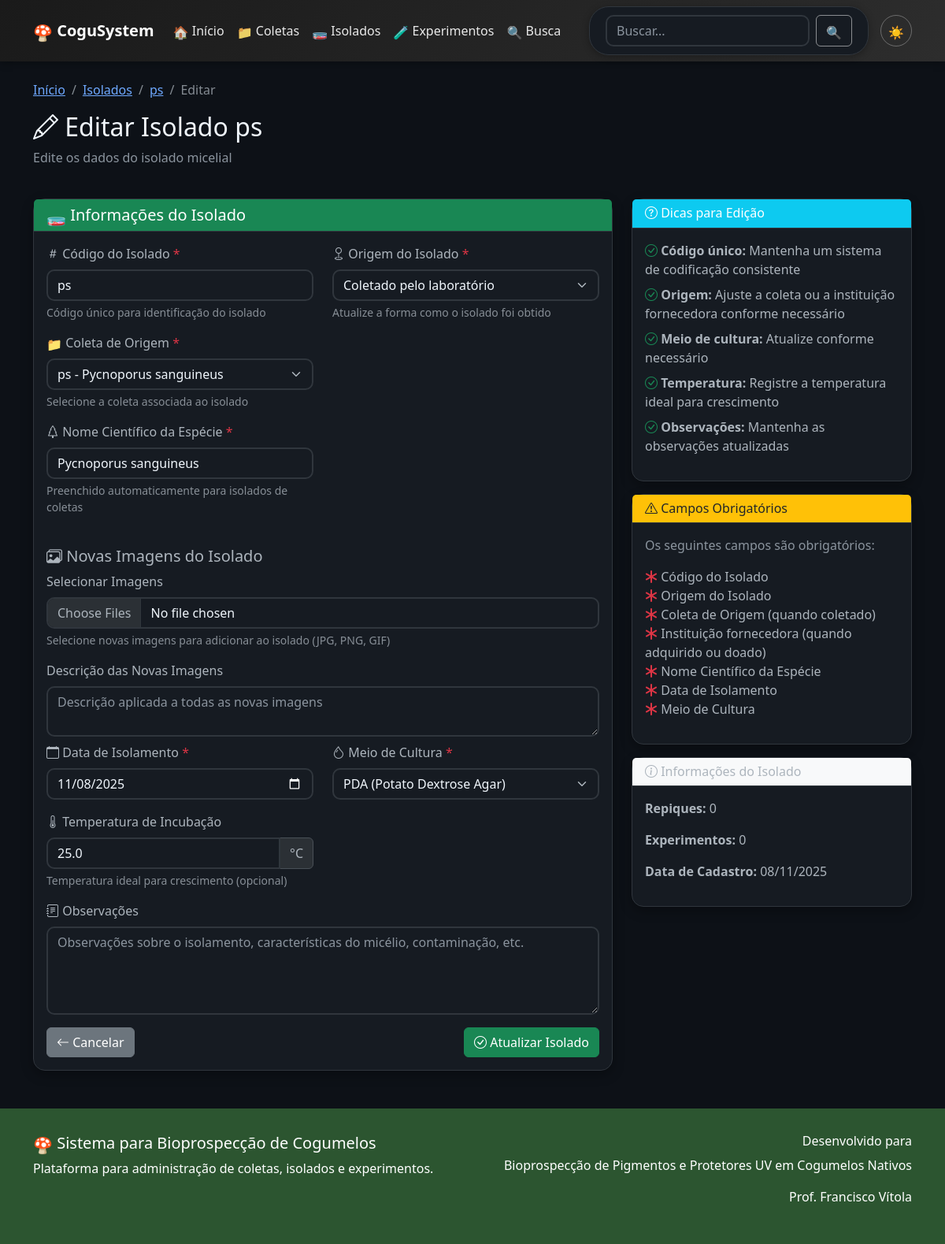
/isolado/1/editar, run on the app's committed database.
### app.py (models this page shows)
class Isolado(db.Model):
    id = db.Column(db.Integer, primary_key=True)
    codigo = db.Column(db.String(50), unique=True, nullable=False)
    coleta_id = db.Column(db.Integer, db.ForeignKey('coleta.id'), nullable=True)
    origem_tipo = db.Column(db.String(20), nullable=False, default='coleta')
    origem_instituicao = db.Column(db.String(255))
    especie_nome_cientifico = db.Column(db.String(200))
    data_isolamento = db.Column(db.Date, nullable=False)
    meio_cultura = db.Column(db.String(100))
    temperatura_incubacao = db.Column(db.Float)
    observacoes = db.Column(db.Text)
    data_cadastro = db.Column(db.DateTime, default=datetime.utcnow)
    repiques = db.relationship('Repique', backref='isolado', lazy=True, cascade='all, delete-orphan')
    experimentos = db.relationship('Experimento', backref='isolado', lazy=True, cascade='all, delete-orphan')
    imagens = db.relationship('ImagemIsolado', back_populates='isolado', lazy=True, cascade='all, delete-orphan')

class Coleta(db.Model):
    id = db.Column(db.Integer, primary_key=True)
    codigo = db.Column(db.String(50), unique=True, nullable=False)
    nome_cientifico = db.Column(db.String(200))
    nome_popular = db.Column(db.String(200))
    data_coleta = db.Column(db.Date, nullable=False)
    local_coleta = db.Column(db.String(500))
    coordenadas = db.Column(db.String(100))
    substrato = db.Column(db.String(200))
    coletor = db.Column(db.String(200))
    observacoes = db.Column(db.Text)
    data_cadastro = db.Column(db.DateTime, default=datetime.utcnow)
    isolados = db.relationship('Isolado', backref='coleta', lazy=True, cascade='all, delete-orphan')
    experimentos = db.relationship('Experimento', backref='coleta', lazy=True, cascade='all, delete-orphan')
    imagens = db.relationship('ImagemColeta', back_populates='coleta', lazy=True, cascade='all, delete-orphan')

### app.py (the view, shortened to what this page needs)
@app.route('/isolado/<int:id>/editar', methods=['GET', 'POST'])
def editar_isolado(id):
    isolado = Isolado.query.get_or_404(id)
    coletas = Coleta.query.all()
    return render_template('editar_isolado.html', isolado=isolado, coletas=coletas)

### templates/editar_isolado.html (shortened to what this page needs)
{% extends "base.html" %}
{% block content %}
<div class="row mb-4">
    <div class="col-12">
        <nav aria-label="breadcrumb">
            <ol class="breadcrumb">
                <li class="breadcrumb-item"><a href="{{ url_for('index') }}">Início</a></li>
                <li class="breadcrumb-item"><a href="{{ url_for('isolados') }}">Isolados</a></li>
                <li class="breadcrumb-item"><a href="{{ url_for('isolado_detalhe', id=isolado.id) }}">{{ isolado.codigo }}</a></li>
                <li class="breadcrumb-item active" aria-current="page">Editar</li>
            </ol>
        </nav>
        <h2><i class="bi bi-pencil"></i> Editar Isolado {{ isolado.codigo }}</h2>
        <p class="text-muted">Edite os dados do isolado micelial</p>
    </div>
</div>
<div class="row">
    <div class="col-lg-8">
        <div class="card">
            <div class="card-header bg-success text-white">
                <h5 class="mb-0"><i class="bi bi-petri-dish"></i> Informações do Isolado</h5>
            </div>
            <div class="card-body">
                <form method="POST" enctype="multipart/form-data">
                    <div class="row">
                        <div class="col-md-6 mb-3">
                            <label for="codigo" class="form-label">
                                <i class="bi bi-hash"></i> Código do Isolado <span class="text-danger">*</span>
                            </label>
                            <input type="text" class="form-control" id="codigo" name="codigo" required
                                   value="{{ isolado.codigo }}" placeholder="Ex: ISO001, ISO2024-001">
                            <div class="form-text">Código único para identificação do isolado</div>
                        </div>
                        <div class="col-md-6 mb-3">
                            <label for="origem_tipo" class="form-label">
                                <i class="bi bi-geo"></i> Origem do Isolado <span class="text-danger">*</span>
                            </label>
                            {% set origem_atual = isolado.origem_tipo or 'coleta' %}
                            <select class="form-select" id="origem_tipo" name="origem_tipo" required>
                                <option value="coleta" {% if origem_atual == 'coleta' %}selected{% endif %}>Coletado pelo laboratório</option>
                            </select>
                            <div class="form-text">Atualize a forma como o isolado foi obtido</div>
                        </div>
                    </div>
                    <div class="row">
                        <div class="col-md-6 mb-3 {% if origem_atual != 'coleta' %}d-none{% endif %}" id="coleta_group">
                            <label for="coleta_id" class="form-label">
                                <i class="bi bi-collection"></i> Coleta de Origem <span class="text-danger">*</span>
                            </label>
                            <select class="form-select" id="coleta_id" name="coleta_id" {% if origem_atual == 'coleta' %}required{% endif %}>
                                {% for coleta in coletas %}
                                <option value="{{ coleta.id }}" data-especie="{{ coleta.nome_cientifico or '' }}" {% if coleta.id == isolado.coleta_id %}selected{% endif %}>
                                    {{ coleta.codigo }} - {{ coleta.nome_cientifico or coleta.nome_popular or 'Sem identificação' }}
                                </option>
                                {% endfor %}
                            </select>
                            <div class="form-text">Selecione a coleta associada ao isolado</div>
                        </div>
                    </div>
                    <div class="row">
                        <div class="col-md-6 mb-3" id="especie_group">
                            <label for="especie_nome_cientifico" class="form-label">
                                <i class="bi bi-tree"></i> Nome Científico da Espécie <span class="text-danger">*</span>
                            </label>
                            <input type="text" class="form-control" id="especie_nome_cientifico" name="especie_nome_cientifico"
                                   value="{{ isolado.especie_nome_cientifico or '' }}"
                                   placeholder="Ex: Pleurotus ostreatus">
                            <div class="form-text">Preenchido automaticamente para isolados de coletas</div>
                        </div>
                    </div>
                    <div class="row mt-4">
                        <div class="col-12">
                            <h5><i class="bi bi-images"></i> Novas Imagens do Isolado</h5>
                            <div class="mb-3">
                                <label for="imagens_isolado" class="form-label">Selecionar Imagens</label>
                                <input type="file" class="form-control" id="imagens_isolado" name="imagens_isolado" multiple accept="image/*">
                                <div class="form-text">Selecione novas imagens para adicionar ao isolado (JPG, PNG, GIF)</div>
                            </div>
                            <div class="mb-3">
                                <label for="descricao_imagem_isolado" class="form-label">Descrição das Novas Imagens</label>
                                <textarea class="form-control" id="descricao_imagem_isolado" name="descricao_imagem_isolado" rows="2"
                                          placeholder="Descrição aplicada a todas as novas imagens"></textarea>
                            </div>
                        </div>
                    </div>
                    <div class="row">
                        <div class="col-md-6 mb-3">
                            <label for="data_isolamento" class="form-label">
                                <i class="bi bi-calendar"></i> Data de Isolamento <span class="text-danger">*</span>
                            </label>
                            <input type="date" class="form-control" id="data_isolamento" name="data_isolamento"
                                   value="{{ isolado.data_isolamento.strftime('%Y-%m-%d') }}" required>
                        </div>
                        <div class="col-md-6 mb-3">
                            <label for="meio_cultura" class="form-label">
                                <i class="bi bi-droplet"></i> Meio de Cultura <span class="text-danger">*</span>
                            </label>
                            <select class="form-select" id="meio_cultura" name="meio_cultura" required>
                                <option value="PDA" {{ 'selected' if isolado.meio_cultura == 'PDA' }}>PDA (Potato Dextrose Agar)</option>
                            </select>
                        </div>
                    </div>
                    <div class="row">
                        <div class="col-md-6 mb-3">
                            <label for="temperatura_incubacao" class="form-label">
                                <i class="bi bi-thermometer-half"></i> Temperatura de Incubação
                            </label>
                            <div class="input-group">
                                <input type="number" class="form-control" id="temperatura_incubacao"
                                       name="temperatura_incubacao" step="0.1" min="0" max="50"
                                       value="{{ isolado.temperatura_incubacao or '' }}" placeholder="Ex: 25.0">
                                <span class="input-group-text">°C</span>
                            </div>
                            <div class="form-text">Temperatura ideal para crescimento (opcional)</div>
                        </div>
                    </div>
                    <div class="mb-3">
                        <label for="observacoes" class="form-label">
                            <i class="bi bi-journal-text"></i> Observações
                        </label>
                        <textarea class="form-control" id="observacoes" name="observacoes" rows="4"
                                  placeholder="Observações sobre o isolamento, características do micélio, contaminação, etc.">{{ isolado.observacoes or '' }}</textarea>
                    </div>
                    <div class="d-flex justify-content-between">
                        <a href="{{ url_for('isolado_detalhe', id=isolado.id) }}" class="btn btn-secondary">
                            <i class="bi bi-arrow-left"></i> Cancelar
                        </a>
                        <button type="submit" class="btn btn-success">
                            <i class="bi bi-check-circle"></i> Atualizar Isolado
                        </button>
                    </div>
                </form>
            </div>
        </div>
    </div>
    <div class="col-lg-4">
        <div class="card">
            <div class="card-header bg-info text-white">
                <h6 class="mb-0"><i class="bi bi-question-circle"></i> Dicas para Edição</h6>
            </div>
            <div class="card-body">
                <ul class="list-unstyled">
                    <li class="mb-2">
                        <i class="bi bi-check-circle text-success"></i>
                        <strong>Código único:</strong> Mantenha um sistema de codificação consistente
                    </li>
                    <li class="mb-2">
                        <i class="bi bi-check-circle text-success"></i>
                        <strong>Origem:</strong> Ajuste a coleta ou a instituição fornecedora conforme necessário
                    </li>
                    <li class="mb-2">
                        <i class="bi bi-check-circle text-success"></i>
                        <strong>Meio de cultura:</strong> Atualize conforme necessário
                    </li>
                    <li class="mb-2">
                        <i class="bi bi-check-circle text-success"></i>
                        <strong>Temperatura:</strong> Registre a temperatura ideal para crescimento
                    </li>
                    <li class="mb-2">
                        <i class="bi bi-check-circle text-success"></i>
                        <strong>Observações:</strong> Mantenha as observações atualizadas
                    </li>
                </ul>
            </div>
        </div>
        <div class="card mt-3">
            <div class="card-header bg-warning text-dark">
                <h6 class="mb-0"><i class="bi bi-exclamation-triangle"></i> Campos Obrigatórios</h6>
            </div>
            <div class="card-body">
                <p class="text-muted">Os seguintes campos são obrigatórios:</p>
                <ul class="list-unstyled">
                    <li><i class="bi bi-asterisk text-danger"></i> Código do Isolado</li>
                    <li><i class="bi bi-asterisk text-danger"></i> Origem do Isolado</li>
                    <li><i class="bi bi-asterisk text-danger"></i> Coleta de Origem (quando coletado)</li>
                    <li><i class="bi bi-asterisk text-danger"></i> Instituição fornecedora (quando adquirido ou doado)</li>
                    <li><i class="bi bi-asterisk text-danger"></i> Nome Científico da Espécie</li>
                    <li><i class="bi bi-asterisk text-danger"></i> Data de Isolamento</li>
                    <li><i class="bi bi-asterisk text-danger"></i> Meio de Cultura</li>
                </ul>
            </div>
        </div>
        <div class="card mt-3">
            <div class="card-header bg-light">
                <h6 class="mb-0"><i class="bi bi-info-circle"></i> Informações do Isolado</h6>
            </div>
            <div class="card-body">
                <p><strong>Repiques:</strong> {{ isolado.repiques|length }}</p>
                <p><strong>Experimentos:</strong> {{ isolado.experimentos|length }}</p>
                <p><strong>Data de Cadastro:</strong> {{ isolado.data_cadastro.strftime('%d/%m/%Y') if isolado.data_cadastro else 'N/A' }}</p>
            </div>
        </div>
    </div>
</div>
{% endblock %}

### templates/base.html (style rules this page uses)
:root { --primary-color: #2c5530; --secondary-color: #8bc34a; --accent-color: #ff9800; --bg-primary: #f8f9fa; --bg-secondary: #ffffff; --text-primary: #212529; --text-secondary: #6c757d; --border-color: #e9ecef; --card-shadow: rgba(0,0,0,0.08); --navbar-bg: linear-gradient(135deg, var(--primary-color), var(--secondary-color)); }
[data-bs-theme="dark"] { --bg-primary: #0d1117; --bg-secondary: #161b22; --text-primary: #f0f6fc; --text-secondary: #8b949e; --border-color: #30363d; --card-shadow: rgba(0,0,0,0.3); --navbar-bg: linear-gradient(135deg, #1a1a1a, #2d2d2d); }
body { background-color: var(--bg-primary); color: var(--text-primary); font-family: 'Segoe UI', Tahoma, Geneva, Verdana, sans-serif; transition: background-color 0.3s ease, color 0.3s ease; }
.card { background-color: var(--bg-secondary); border: 1px solid var(--border-color); border-radius: 15px; box-shadow: 0 5px 15px var(--card-shadow); transition: transform 0.3s ease, box-shadow 0.3s ease; }
.card-header { background-color: var(--bg-secondary); border-bottom: 1px solid var(--border-color); }
.form-control, .form-select { background-color: var(--bg-secondary); color: var(--text-primary); border: 2px solid var(--border-color); border-radius: 10px; transition: all 0.3s ease; }
.form-control::placeholder { color: var(--text-secondary); }
.text-muted { color: var(--text-secondary) !important; }
.bi { display: inline-block; font-style: normal; font-variant: normal; text-rendering: auto; line-height: 1; }
.bi-petri-dish::before { content: "🧫"; }
.bi-collection::before { content: "📁"; }

### data on the page
Isolado: codigo "ps", origem_tipo "Coletado pelo laboratório", coleta_id "ps - Pycnoporus sanguineus", especie_nome_cientifico "Pycnoporus sanguineus", data_isolamento "11/08/2025", temperatura_incubacao "25.0", data_cadastro "08/11/2025"

### other printed values
{{ isolado.repiques|length }} "0"
{{ isolado.experimentos|length }} "0"
